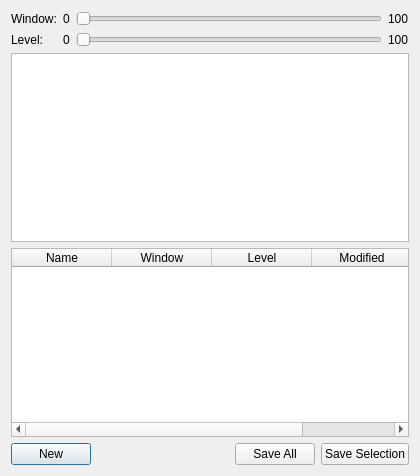
<?xml version="1.0" encoding="UTF-8"?>
<ui version="4.0">
 <class>rtWindowLevelDialog</class>
 <widget class="QDialog" name="rtWindowLevelDialog">
  <property name="geometry">
   <rect>
    <x>0</x>
    <y>0</y>
    <width>420</width>
    <height>476</height>
   </rect>
  </property>
  <property name="windowTitle">
   <string>Dialog</string>
  </property>
  <layout class="QVBoxLayout" name="verticalLayout_2">
   <item>
    <layout class="QHBoxLayout" name="horizontalLayout_4">
     <item>
      <layout class="QVBoxLayout" name="verticalLayout_4">
       <item>
        <widget class="QLabel" name="label_4">
         <property name="text">
          <string>Window:</string>
         </property>
        </widget>
       </item>
       <item>
        <widget class="QLabel" name="label_5">
         <property name="text">
          <string>Level:</string>
         </property>
        </widget>
       </item>
      </layout>
     </item>
     <item>
      <layout class="QVBoxLayout" name="verticalLayout_3">
       <property name="spacing">
        <number>6</number>
       </property>
       <item>
        <widget class="QLabel" name="windowMinLabel">
         <property name="text">
          <string>0</string>
         </property>
        </widget>
       </item>
       <item>
        <widget class="QLabel" name="levelMinLabel">
         <property name="text">
          <string>0</string>
         </property>
        </widget>
       </item>
      </layout>
     </item>
     <item>
      <layout class="QVBoxLayout" name="verticalLayout_5">
       <item>
        <widget class="QSlider" name="windowSlider">
         <property name="maximum">
          <number>100</number>
         </property>
         <property name="orientation">
          <enum>Qt::Horizontal</enum>
         </property>
        </widget>
       </item>
       <item>
        <widget class="QSlider" name="levelSlider">
         <property name="maximum">
          <number>100</number>
         </property>
         <property name="orientation">
          <enum>Qt::Horizontal</enum>
         </property>
        </widget>
       </item>
      </layout>
     </item>
     <item>
      <layout class="QVBoxLayout" name="verticalLayout">
       <item>
        <widget class="QLabel" name="windowMaxLabel">
         <property name="text">
          <string>100</string>
         </property>
        </widget>
       </item>
       <item>
        <widget class="QLabel" name="levelMaxLabel">
         <property name="text">
          <string>100</string>
         </property>
        </widget>
       </item>
      </layout>
     </item>
    </layout>
   </item>
   <item>
    <widget class="QGraphicsView" name="graphicsView"/>
   </item>
   <item>
    <widget class="QTableWidget" name="wlFileList">
     <property name="selectionBehavior">
      <enum>QAbstractItemView::SelectRows</enum>
     </property>
     <column>
      <property name="text">
       <string>Name</string>
      </property>
     </column>
     <column>
      <property name="text">
       <string>Window</string>
      </property>
     </column>
     <column>
      <property name="text">
       <string>Level</string>
      </property>
     </column>
     <column>
      <property name="text">
       <string>Modified</string>
      </property>
     </column>
    </widget>
   </item>
   <item>
    <layout class="QHBoxLayout" name="horizontalLayout">
     <item>
      <widget class="QPushButton" name="newButton">
       <property name="text">
        <string>New</string>
       </property>
      </widget>
     </item>
     <item>
      <spacer name="horizontalSpacer">
       <property name="orientation">
        <enum>Qt::Horizontal</enum>
       </property>
       <property name="sizeHint" stdset="0">
        <size>
         <width>158</width>
         <height>20</height>
        </size>
       </property>
      </spacer>
     </item>
     <item>
      <widget class="QPushButton" name="saveAllButton">
       <property name="text">
        <string>Save All</string>
       </property>
      </widget>
     </item>
     <item>
      <widget class="QPushButton" name="saveLineButton">
       <property name="text">
        <string>Save Selection</string>
       </property>
      </widget>
     </item>
    </layout>
   </item>
  </layout>
 </widget>
 <resources/>
 <connections/>
</ui>
